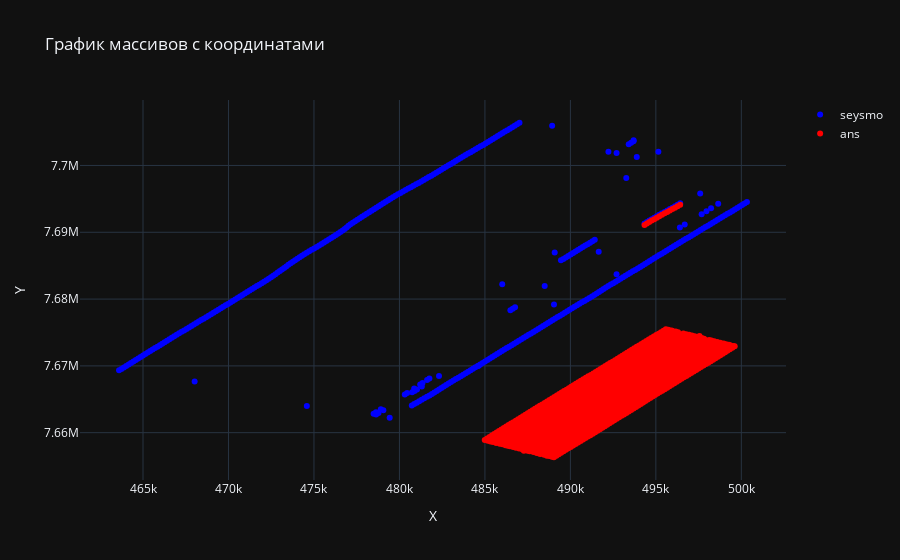

Notebook source saved alongside this figure:
### Code cell
import plotly.graph_objs as go
import plotly.io as pio
x1, y1, f1 = zip(*list(big_dict.keys()))

# Разделяем координаты X и Y для второго массива
x2, y2 = zip(*list(otv_dict.keys()))


# Создаем трассировки для каждого массива
trace1 = go.Scatter(
    x=x1,
    y=y1,
    mode='markers',
    marker=dict(color='blue'),
    name='seysmo'
)

trace2 = go.Scatter(
    x=x2,
    y=y2,
    mode='markers',
    marker=dict(color='red'),
    name='ans'
)

# Определяем макет графика
layout = go.Layout(
    title='График массивов с координатами',
    xaxis=dict(title='X'),
    yaxis=dict(title='Y')
)

# Создаем фигуру с данными и макетом
fig = go.Figure(data=[trace1, trace2], layout=layout)

# Отображаем график
pio.show(fig)

### Figure 1 — Plotly figure (JSON) as saved in the notebook; plotly's stock layout.template omitted (floating-point values rounded to 4 significant figures; data arrays with more than 128 entries replaced by an {"elided": "..."} marker saying what was removed)
{"data": [{"marker": {"color": "blue"}, "mode": "markers", "name": "seysmo", "x": {"elided": "385 int values"}, "y": {"elided": "385 int values"}, "type": "scatter"}, {"marker": {"color": "red"}, "mode": "markers", "name": "ans", "x": {"elided": "1996 int values"}, "y": {"elided": "1996 int values"}, "type": "scatter"}], "layout": {"title": {"text": "График массивов с координатами"}, "xaxis": {"title": {"text": "X"}}, "yaxis": {"title": {"text": "Y"}}}}
